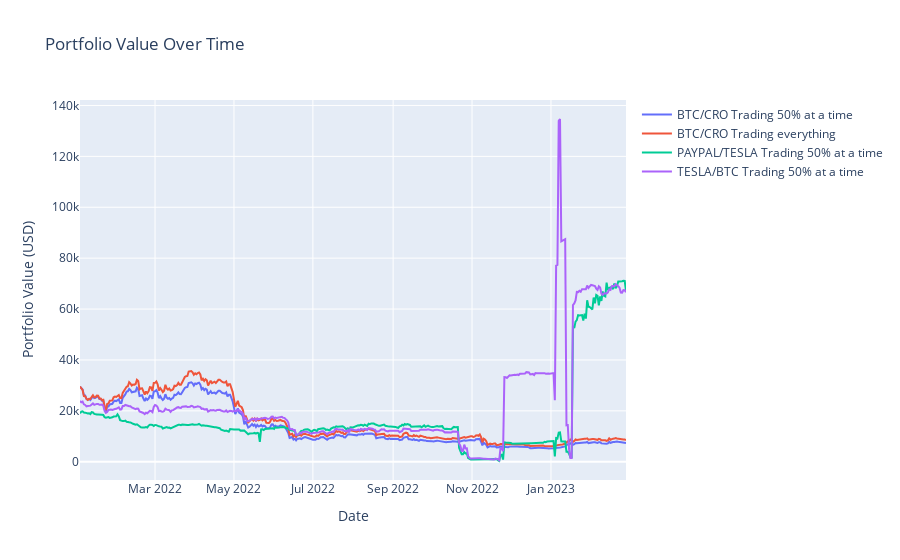

The cell this chart's notebook holds for it:
### Markdown cell above
# A Practical Example: Measuring Strategies

`BTC` and `CRO` are not the only instruments available in the market. What if we consider another pair? For this example, I chose `TSLA` and `PYPL`.

We can also experiment by mixing and matching different pairs to explore various combinations and their impact on portfolio value.

### Code cell
%run scripts/multi_instrument_multi_strategy.py

### Figure 1 — Plotly figure (JSON) as saved in the notebook; plotly's stock layout.template omitted (floating-point values rounded to 4 significant figures; data arrays with more than 128 entries replaced by an {"elided": "..."} marker saying what was removed)
{"data": [{"mode": "lines", "name": "BTC/CRO Trading 50% at a time", "type": "scatter", "x": {"elided": "423 str values"}, "y": {"elided": "423 float values"}}, {"mode": "lines", "name": "BTC/CRO Trading everything", "type": "scatter", "x": {"elided": "423 str values"}, "y": {"elided": "423 float values"}}, {"mode": "lines", "name": "PAYPAL/TESLA Trading 50% at a time", "type": "scatter", "x": {"elided": "423 str values"}, "y": {"elided": "423 float values"}}, {"mode": "lines", "name": "TESLA/BTC Trading 50% at a time", "type": "scatter", "x": {"elided": "423 str values"}, "y": {"elided": "423 float values"}}], "layout": {"autosize": true, "showlegend": true, "title": {"text": "Portfolio Value Over Time"}, "xaxis": {"autorange": true, "range": ["2022-01-02", "2023-02-28"], "title": {"text": "Date"}, "type": "date"}, "yaxis": {"autorange": true, "range": [-7174.0, 142100.0], "title": {"text": "Portfolio Value (USD)"}, "type": "linear"}}}
